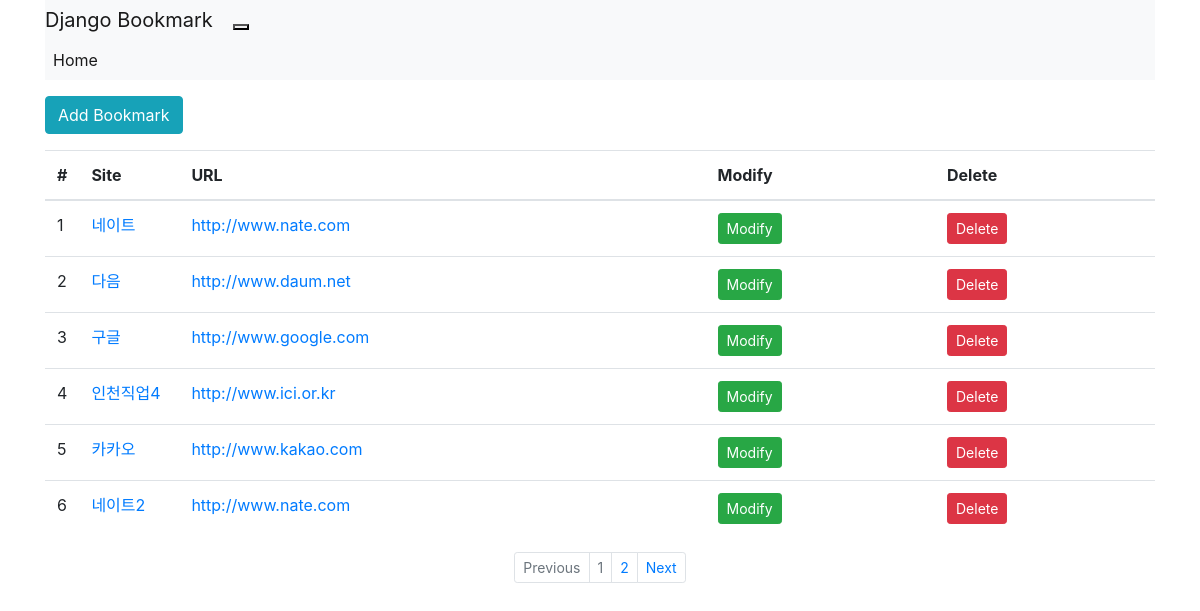
Screenshot of /bookmark/ with the database file from the repository.
### bookmark/models.py (models this page shows, shortened)
class Bookmark(models.Model):
    site_name = models.CharField(max_length=100)
    url = models.URLField('Site URL')

### bookmark/views.py (the view)
# urls.py: path('', BookmarkListView.as_view(), name='list'),
class BookmarkListView(ListView):
    model = Bookmark
    paginate_by = 6

### bookmark/templates/bookmark/bookmark_list.html (shortened to what this page needs)
<!DOCTYPE html>
<html lang="en">
<head>
</head>
<body>
    {% extends 'base.html' %}
    {% block content %}
  <div class="btn-group">
      <a href = "{% url 'add' %}" class="btn btn-info"> Add Bookmark </a>
  </div>
<table class="table">
    <thead>
    <tr>
        <th scope="col" width = 20> # </th>
        <th scope="col" width = 100> Site </th>
        <th scope="col" > URL </th>
        <th scope="col" > Modify </th>
        <th scope="col" > Delete </th>
    </tr>
    </thead>
    <tbody>
        {% for bookmark in object_list %}
    <tr>
        <td> {{ forloop.counter }} </td>
        <td> <a href = "{% url 'detail' pk=bookmark.id %}"> {{ bookmark.site_name }}</a> </td>
        <td> <a href = "{{ bookmark.url }}" target="_blank"> {{ bookmark.url }}</a> </td>
        <td> <a href = "{% url 'update' pk=bookmark.id %}" class="btn btn-success btn-sm"> Modify </a> </td>
        <td> <a href = "{% url 'delete' pk=bookmark.id %}" class="btn btn-danger  btn-sm"> Delete </a> </td>
    </tr>
    {% endfor %}
    </tbody>
</table>
{% endblock %}
                {% block pagination %}
                    {% if is_paginated %}
                    <ul class="pagination justify-content-center pagination-sm">
                        {% if page_obj.has_previous %}
                        <li class="page-item">
                            <a class="page-link" href="{% url 'list' %}?page={{ page_obj.previous_page_number }}" tabindex="-1">
                            Previous
                            </a>    </li>
                        {% else %}
                        <li class="page-item disabled">
                            <a class="page-link" href="#" tabindex="-1"> Previous</a>
                        </li>
                        {% endif %}
                        {% for object in page_obj.paginator.page_range %}
                        <li class="page-item {% if page_obj.number == forloop.counter %} disabled {% endif %}">
                            <a class="page-link" href="{{ request.path }}?page={{ forloop.counter }}">
                                {{ forloop.counter }}
                            </a>
                        </li>
                        {% endfor %}
                        {% if page_obj.has_next %}
                        <li class="page-item">
                            <a class="page-link" href="{% url 'list' %}?page={{ page_obj.next_page_number }}"> Next </a>
                        </li>
                        {% else %}
                        <li class="page-item disabled">
                            <a class="page-link" href="#"> Next</a>
                        </li>
                        {% endif %}
                    </ul>
                        {% endif %}
                    {% endblock %}

### bookmark/templates/base.html (shortened to what this page needs)
<!DOCTYPE html>
<html lang="en">
<head>
    {% load static %}
    <link rel = "stylesheet" href="{% static 'style.css' %}">
    <link rel="stylesheet" href="https://cdn.jsdelivr.net/npm/bootstrap@4.5.3/dist/css/bootstrap.min.css">
<script src="https://cdn.jsdelivr.net/npm/bootstrap@4.5.3/dist/js/bootstrap.min.js"></script></head>
<body>
    <div class="container">
        <nav class="navbar-expand-lg navbar-light bg-light">
            <a class="navbar-brand" href="#"> Django Bookmark </a>
            <button class="navbar-toggle" type="button" data-toggle="collapse" data-target="#navbarSupportedContent" aria-controls="navbarSupportedContent" aria-expanded="false" aria-label="Toggle navigation">
            </button>
            <div class="collapse navbar-collapse" id="navbarSupportedContent">
                <ul class="navbar-nav mr-auto">
                    <li class="nav-item active">
                        <a class="nav-link" href="#"> Home  </a>
                    </li>
                </ul>
            </div>
        </nav>
        <div class="row">
            <div class="col">
                {% block content %}
                {% endblock %}
                {% block pagination %}
                {% endblock %}
            </div>
        </div>
    </div>
</body>
</html>

### static/style.css (style rules this page uses)
body { width 100%; }

### rows the page displays
Bookmark: site_name "네이트", url "http://www.nate.com"
Bookmark: site_name "다음", url "http://www.daum.net"
Bookmark: site_name "구글", url "http://www.google.com"
Bookmark: site_name "인천직업4", url "http://www.ici.or.kr"
Bookmark: site_name "카카오", url "http://www.kakao.com"
Bookmark: site_name "네이트2", url "http://www.nate.com"
